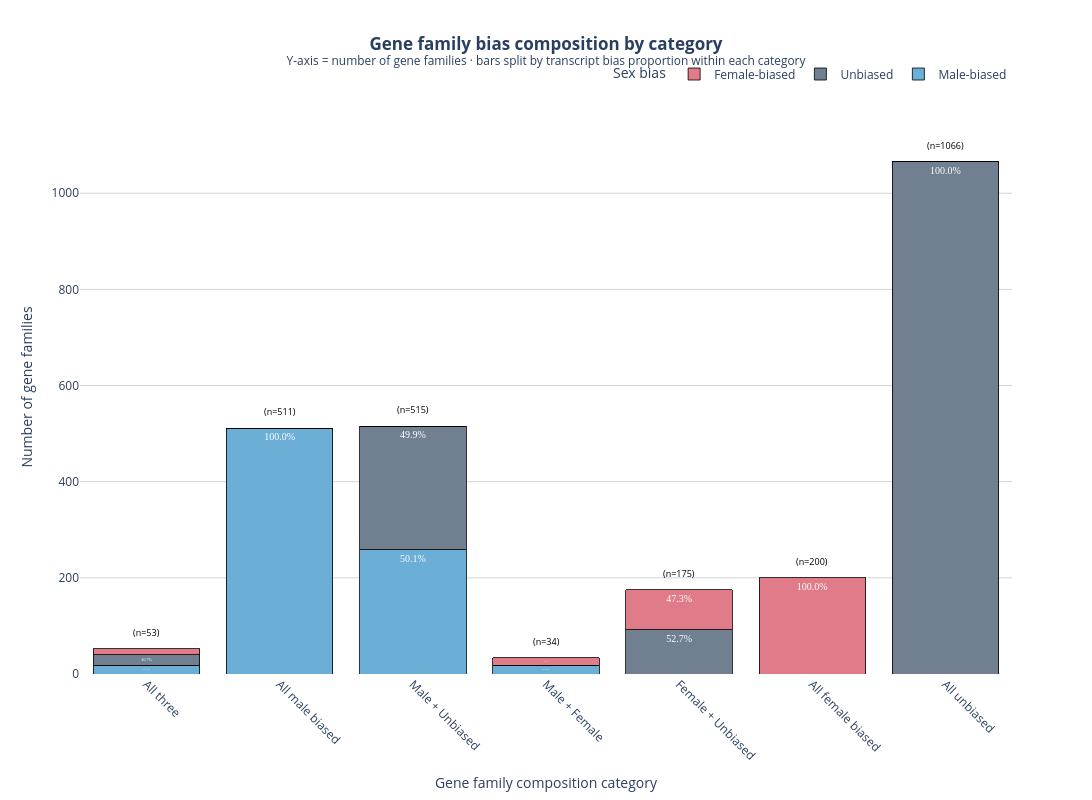

Here is the notebook cell this chart was saved with:
### Markdown cell above
Get the proportions of bias in each category bar

### Code cell
# Merge category back onto transcript level
transcript_cats = salmon_map_results_HOG.merge(
    hog_direction[["HOG", "category"]],
    on="HOG",
    how="inner"
)

# Count transcripts per category and sex_bias
transcript_composition = (
    transcript_cats
    .groupby(["category", "sex_bias"], observed=False)
    .size()
    .reset_index(name="count")
)

totals = transcript_composition.groupby("category", observed=False)["count"].sum().reset_index(name="total")
transcript_composition = transcript_composition.merge(totals, on="category")
transcript_composition["pct"] = transcript_composition["count"] / transcript_composition["total"] * 100

BIAS_COLORS_3 = {
    "male":            "#6BAED6",
    "female":          "#E07B8A",
    "not_significant": "#708090",
}

bias_order = ["male", "not_significant", "female"]
bias_labels = {
    "male":            "Male-biased",
    "female":          "Female-biased",
    "not_significant": "Unbiased",
}

# Number of HOGs per category
n_hogs_per_category = (
    hog_direction
    .groupby("category", observed=False)
    .size()
    .reset_index(name="n_hogs")
)

# Use transcript proportions per category to split bars
cat_bias = (
    transcript_cats
    .groupby(["category", "sex_bias"], observed=True)
    .size()
    .reset_index(name="count")
)
cat_totals = cat_bias.groupby("category", observed=True)["count"].sum().reset_index(name="total")
cat_bias = cat_bias.merge(cat_totals, on="category")
cat_bias["pct"] = cat_bias["count"] / cat_bias["total"]

# Multiply proportion by n_hogs so bars reach correct height
cat_bias = cat_bias.merge(n_hogs_per_category, on="category")
cat_bias["hog_count"] = cat_bias["pct"] * cat_bias["n_hogs"]

fig5b = go.Figure()

for bias in bias_order:
    sub = cat_bias[cat_bias["sex_bias"] == bias]

    counts_list, texts, customdata = [], [], []
    for cat in category_order:
        row = sub[sub["category"] == cat]
        if len(row) > 0:
            n = row.iloc[0]["hog_count"]
            total = row.iloc[0]["n_hogs"]
            pct = row.iloc[0]["pct"] * 100
            counts_list.append(n)
            texts.append(f"{pct:.1f}%" if pct >= 5 else "")
            customdata.append([round(n), total, round(pct, 1)])
        else:
            counts_list.append(0)
            texts.append("")
            customdata.append([0, 0, 0])

    fig5b.add_trace(go.Bar(
        x=category_order,
        y=counts_list,
        name=bias_labels[bias],
        marker_color=BIAS_COLORS_3[bias],
        marker_line_color="black",
        marker_line_width=0.8,
        text=texts,
        textposition="inside",
        textfont=dict(size=10, color="white", family="Arial Black"),
        customdata=customdata,
        hovertemplate=(
            f"<b>{bias_labels[bias]}</b><br>"
            "Category: %{x}<br>"
            "Proportion: %{customdata[2]}%<br>"
            "Equivalent gene families: %{customdata[0]}<br>"
            "Total gene families in category: %{customdata[1]}<extra></extra>"
        ),
    ))

# n= HOGs per category — positioned just above each bar
for cat in category_order:
    total = n_hogs_per_category[n_hogs_per_category["category"] == cat]["n_hogs"].iloc[0]
    fig5b.add_annotation(
        x=cat,
        y=total,
        yref="y",
        text=f"(n={total})",
        showarrow=False,
        yshift=8,
        font=dict(size=9, color="black"),
        yanchor="bottom",
    )

fig5b.update_layout(
    plot_bgcolor="white",
    barmode="stack",
    title=dict(
        text=(
            "<b>Gene family bias composition by category</b>"
            "<br><sup>Y-axis = number of gene families · "
            "bars split by transcript bias proportion within each category</sup>"
        ),
        x=0.5, xanchor="center"
    ),
    xaxis=dict(
        title="Gene family composition category",
        tickangle=45,
        showgrid=False,
        categoryorder="array",
        categoryarray=category_order,
    ),
    yaxis=dict(
        title="Number of gene families",
        showgrid=True,
        gridcolor="lightgrey",
        zeroline=False,
        range=[0, n_hogs_per_category["n_hogs"].max() * 1.12],
    ),
    legend=dict(
        title="Sex bias",
        orientation="h",
        yanchor="bottom", y=1.02,
        xanchor="right", x=1,
    ),
    margin=dict(b=100, t=100),
    width=1400,
    height=800,
)
fig5b.write_image("gene_family_bias_categories.svg")
fig5b.show()

### Figure 1 — Plotly figure (JSON) as saved in the notebook; plotly's stock layout.template omitted (floating-point values rounded to 4 significant figures)
{"data": [{"customdata": [[19, 53, 35.1], [511, 511, 100], [258, 515, 50.1], [19, 34, 54.7], [0, 0, 0], [0, 0, 0], [0, 0, 0]], "hovertemplate": "<b>Male-biased</b><br>Category: %{x}<br>Proportion: %{customdata[2]}%<br>Equivalent gene families: %{customdata[0]}<br>Total gene families in category: %{customdata[1]}<extra></extra>", "marker": {"color": "#6BAED6", "line": {"color": "black", "width": 0.8}}, "name": "Male-biased", "text": ["35.1%", "100.0%", "50.1%", "54.7%", "", "", ""], "textfont": {"color": "white", "family": "Arial Black", "size": 10}, "textposition": "inside", "type": "bar", "x": ["All three", "All male biased", "Male + Unbiased", "Male + Female", "Female + Unbiased", "All female biased", "All unbiased"], "y": [18.61, 511, 258.1, 18.6, 0, 0, 0]}, {"customdata": [[22, 53, 40.7], [0, 0, 0], [257, 515, 49.9], [0, 0, 0], [92, 175, 52.7], [0, 0, 0], [1066, 1066, 100]], "hovertemplate": "<b>Unbiased</b><br>Category: %{x}<br>Proportion: %{customdata[2]}%<br>Equivalent gene families: %{customdata[0]}<br>Total gene families in category: %{customdata[1]}<extra></extra>", "marker": {"color": "#708090", "line": {"color": "black", "width": 0.8}}, "name": "Unbiased", "text": ["40.7%", "", "49.9%", "", "52.7%", "", "100.0%"], "textfont": {"color": "white", "family": "Arial Black", "size": 10}, "textposition": "inside", "type": "bar", "x": ["All three", "All male biased", "Male + Unbiased", "Male + Female", "Female + Unbiased", "All female biased", "All unbiased"], "y": [21.59, 0, 256.9, 0, 92.26, 0, 1066]}, {"customdata": [[13, 53, 24.2], [0, 0, 0], [0, 0, 0], [15, 34, 45.3], [83, 175, 47.3], [200, 200, 100], [0, 0, 0]], "hovertemplate": "<b>Female-biased</b><br>Category: %{x}<br>Proportion: %{customdata[2]}%<br>Equivalent gene families: %{customdata[0]}<br>Total gene families in category: %{customdata[1]}<extra></extra>", "marker": {"color": "#E07B8A", "line": {"color": "black", "width": 0.8}}, "name": "Female-biased", "text": ["24.2%", "", "", "45.3%", "47.3%", "100.0%", ""], "textfont": {"color": "white", "family": "Arial Black", "size": 10}, "textposition": "inside", "type": "bar", "x": ["All three", "All male biased", "Male + Unbiased", "Male + Female", "Female + Unbiased", "All female biased", "All unbiased"], "y": [12.8, 0, 0, 15.4, 82.74, 200, 0]}], "layout": {"annotations": [{"font": {"color": "black", "size": 9}, "showarrow": false, "text": "(n=53)", "x": "All three", "y": 53, "yanchor": "bottom", "yref": "y", "yshift": 8}, {"font": {"color": "black", "size": 9}, "showarrow": false, "text": "(n=511)", "x": "All male biased", "y": 511, "yanchor": "bottom", "yref": "y", "yshift": 8}, {"font": {"color": "black", "size": 9}, "showarrow": false, "text": "(n=515)", "x": "Male + Unbiased", "y": 515, "yanchor": "bottom", "yref": "y", "yshift": 8}, {"font": {"color": "black", "size": 9}, "showarrow": false, "text": "(n=34)", "x": "Male + Female", "y": 34, "yanchor": "bottom", "yref": "y", "yshift": 8}, {"font": {"color": "black", "size": 9}, "showarrow": false, "text": "(n=175)", "x": "Female + Unbiased", "y": 175, "yanchor": "bottom", "yref": "y", "yshift": 8}, {"font": {"color": "black", "size": 9}, "showarrow": false, "text": "(n=200)", "x": "All female biased", "y": 200, "yanchor": "bottom", "yref": "y", "yshift": 8}, {"font": {"color": "black", "size": 9}, "showarrow": false, "text": "(n=1066)", "x": "All unbiased", "y": 1066, "yanchor": "bottom", "yref": "y", "yshift": 8}], "barmode": "stack", "height": 800, "legend": {"orientation": "h", "title": {"text": "Sex bias"}, "x": 1, "xanchor": "right", "y": 1.02, "yanchor": "bottom"}, "margin": {"b": 100, "t": 100}, "plot_bgcolor": "white", "title": {"text": "<b>Gene family bias composition by category</b><br><sup>Y-axis = number of gene families · bars split by transcript bias proportion within each category</sup>", "x": 0.5, "xanchor": "center"}, "width": 1400, "xaxis": {"categoryarray": ["All three", "All male biased", "Male + Unbiased", "Male + Female", "Female + Unbiased", "All female biased", "All unbiased"], "categoryorder": "array", "showgrid": false, "tickangle": 45, "title": {"text": "Gene family composition category"}}, "yaxis": {"gridcolor": "lightgrey", "range": [0, 1194.0], "showgrid": true, "title": {"text": "Number of gene families"}, "zeroline": false}}}
